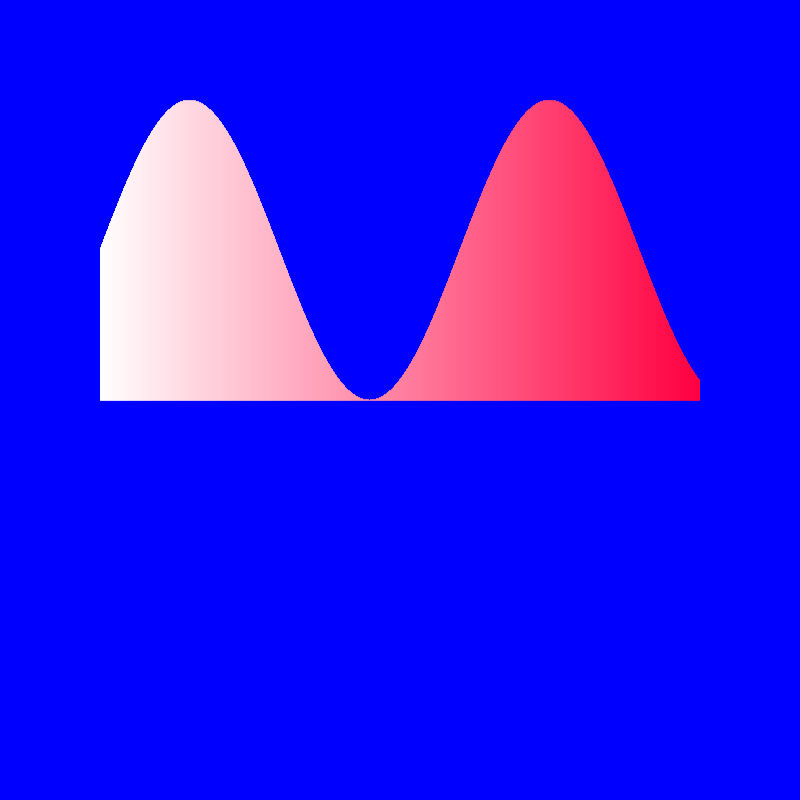
Frame 1 (no input)
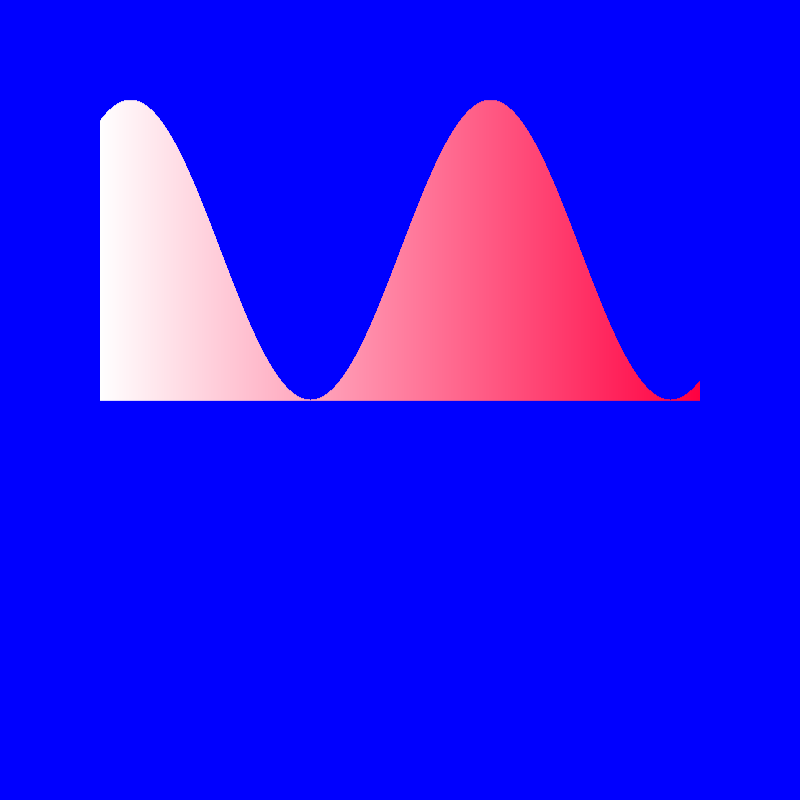
Frame 60 (the mouse pressed at the canvas centre just before this capture)
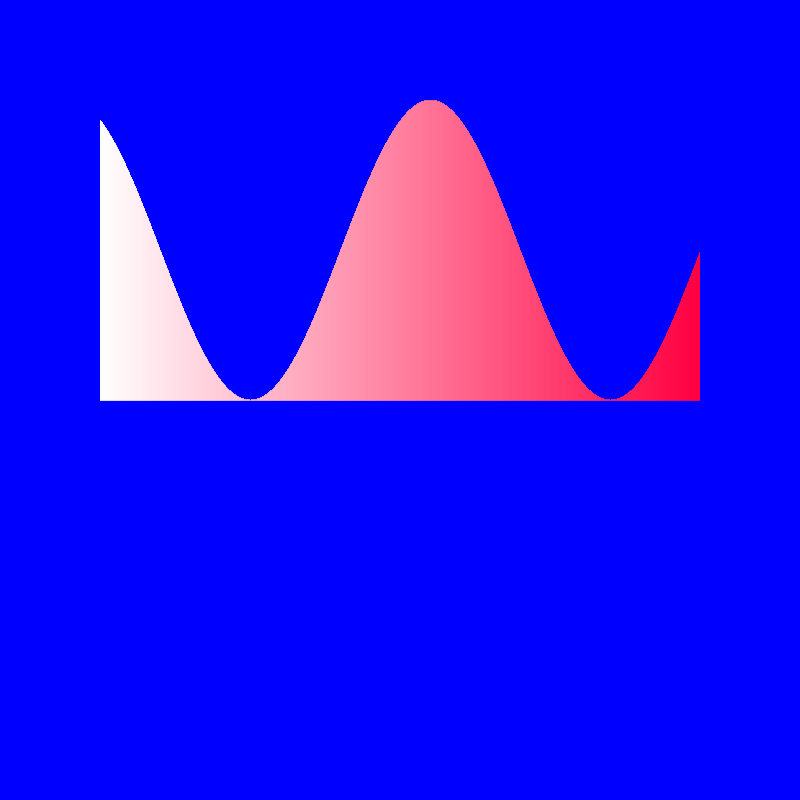
Frame 120 (the mouse held since frame 60 and released just before this capture)

The Processing sketch that drew these frames (run headless with seeded random() and noise(); from frame 60 on, the mouse is pressed at the canvas centre):

// Processing sketch: P05T_01_TrigonometricFunctions_04
// ── P05T_01_TrigonometricFunctions_04.pde
void setup() {
  size(800, 800);
  background(0, 0, 255);
  smooth();
}

void draw() {
  background(0, 0, 255);
  stroke(255);
  for (float i=0; i<600; i++) {
    float a = radians(i+frameCount);
    float sin = sin(a);
    float wave = map(sin, -1, 1, height/2, 100);
    float r = map(i, 0, 600, 255, 255);
    float g = map(i, 0, 600, 255, 0);
    float b = map(i, 0, 600, 255, 65);
    stroke(r, g, b);
    line(100+i, height/2, 100+i, wave);
  }
}
